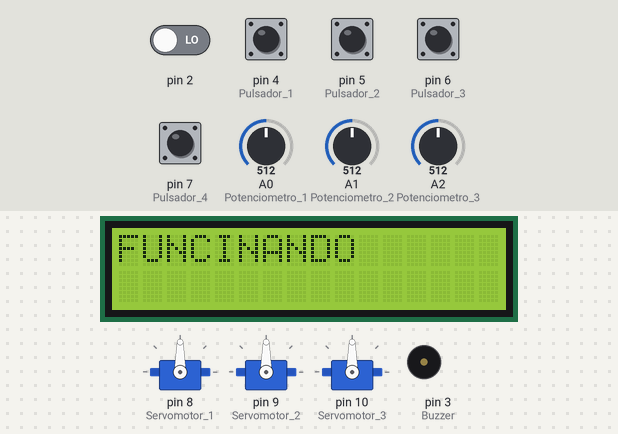
Recording of a sketch running on a simulated Arduino Uno, built with avr-gcc and run on an emulated ATmega328P. Parts: 16×2 character LCD, 3 × servo, buzzer (waves = sounding). The test bench sets the inputs (shaded band); at power-on: pin 2, pin 4 (Pulsador_1), pin 5 (Pulsador_2), pin 6 (Pulsador_3), pin 7 (Pulsador_4) LOW, A0 (Potenciometro_1) = 512, A1 (Potenciometro_2) = 512, A2 (Potenciometro_3) = 512.

Above: at 1.2 s.
1.3 s: pin 4 (Pulsador_1) pulled HIGH for 0.15 s
At 2.8 s:
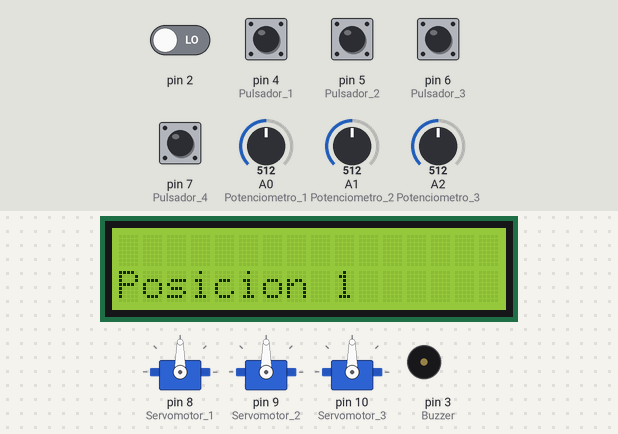
4.4 s: pin 2 driven HIGH
At 6.5 s:
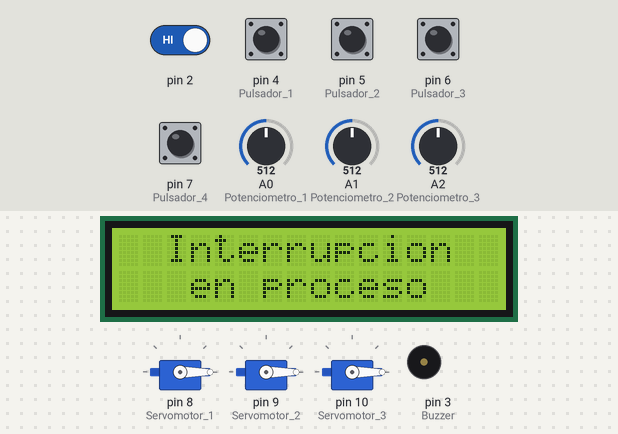
7.4 s: pin 5 (Pulsador_2) pulled HIGH for 0.15 s
At 8.6 s:
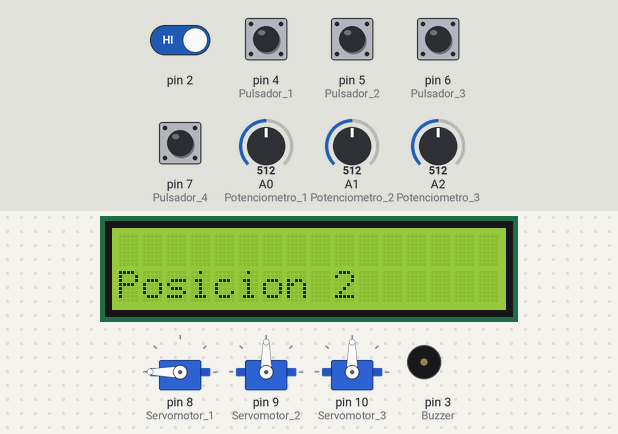
10.5 s: A0 (Potenciometro_1) set to 716
At 13.3 s:
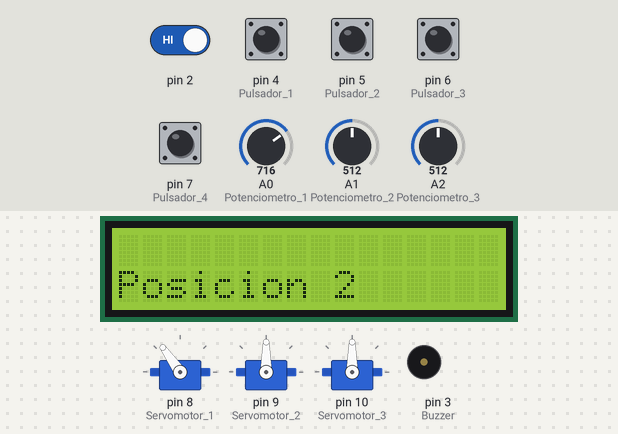
13.5 s: pin 6 (Pulsador_3) pulled HIGH for 0.15 s
At 15.1 s:
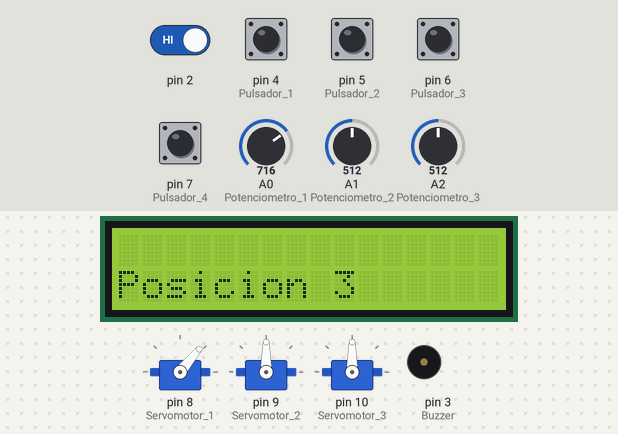
16.6 s: A1 (Potenciometro_2) set to 716
At 19.2 s:
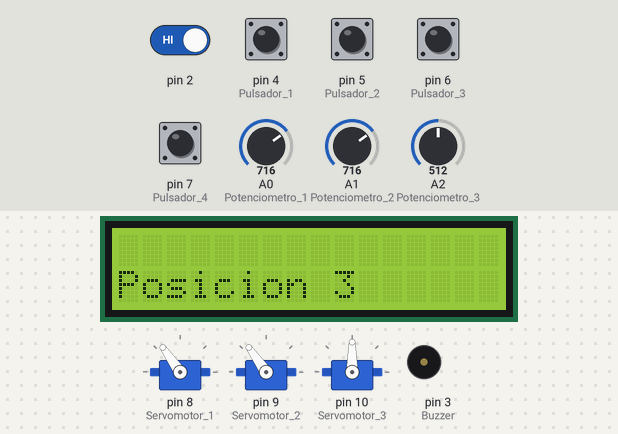
Timing chart, 0 to 20.6 s (numbered marks = the images above; inputs shaded):
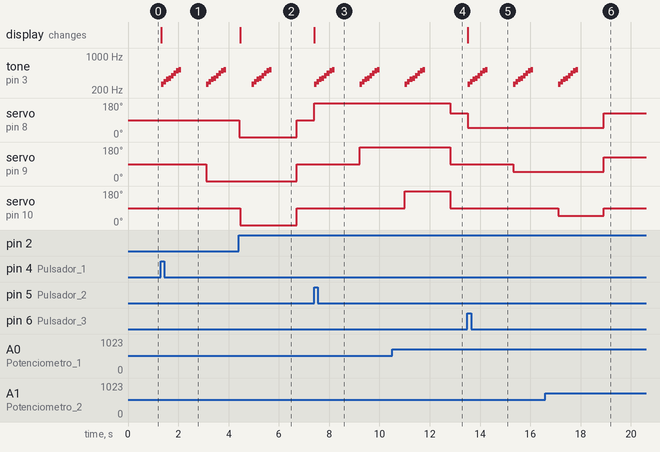

The sketch:

Practica_2.ino
```cpp
#include <Servo.h> //Incluye una libreria para controlar el servomotor
#include <LiquidCrystal_I2C.h> //Incluye una libreria para controlar el modulo I2C

#define Buzzer 3 // Define al Buzzer como pin 3
#define Pulsador_1 4 // Define al Pulsador_1 como pin 4
#define Pulsador_2 5 // Define al Pulsador_2 como pin 5
#define Pulsador_3 6 // Define al Pulsador_3 como pin 6
#define Pulsador_4 7 // Define al Pulsador_4 como pin 7
#define Potenciometro_1 A0 // Define al Potenciometro_1 como el pin A0
#define Potenciometro_2 A1 // Define al Potenciometro_2 como el pin A1
#define Potenciometro_3 A2 // Define al Potenciometro_3 como el pin A2

int PotValor_1; //Se crea la variable PotValor_1
int PotValor_2; //Se crea la variable PotValor_2
int PotValor_3; //Se crea la variable PotValor_3
int Angulo_1 = 0; //Se crea la variable Angulo_1 y se define como 0
int Angulo_2 = 0; //Se crea la variable Angulo_2 y se define como 0
int Angulo_3 = 0; //Se crea la variable Angulo_3 y se define como 0

LiquidCrystal_I2C lcd(0x27, 16, 2); //Crea la variable lcd e identifica sus pines
Servo Servomotor_1; //Crea la variable Servomotor_1
Servo Servomotor_2; //Crea la variable Servomotor_2
Servo Servomotor_3; //Crea la variable Servomotor_3

void setup(){
  lcd.init(); //Inicializa la pantalla lcd
  lcd.backlight(); //Enciende la pantalla lcd
  lcd.print("FUNCINANDO"); //Escribe "FUNCINANDO" en la pantalla lcd

  pinMode(Buzzer, OUTPUT);  //Configurar el pin del buzzer como salida
  pinMode(Pulsador_1, INPUT); //Configurar el pin del Pulsador_1 como entrada
  pinMode(Pulsador_2, INPUT); //Configurar el pin del Pulsador_2 como entrada
  pinMode(Pulsador_3, INPUT); //Configurar el pin del Pulsador_3 como entrada
  pinMode(Pulsador_4, INPUT); //Configurar el pin del Pulsador_4 como entrada
  pinMode(Potenciometro_1, INPUT); //Configurar el pin del Potenciometro_1 como entrada
  pinMode(Potenciometro_2, INPUT); //Configurar el pin del Potenciometro_2 como entrada
  pinMode(Potenciometro_3, INPUT); //Configurar el pin del Potenciometro_3 como entrada

  attachInterrupt(digitalPinToInterrupt(2), Interrupcion, CHANGE); //Crea una interrupcion en el pin 2

  Servomotor_1.attach(8); //Define al Servomotor_1 como pin 8
  Servomotor_2.attach(9); //Define al Servomotor_2 como pin 9
  Servomotor_3.attach(10); //Define al Servomotor_3 como pin 10
  Servomotor_1.write(0); //Pocisiona al Servomotor_1 a 0°
  Servomotor_2.write(0); //Pocisiona al Servomotor_2 a 0°
  Servomotor_3.write(0); //Pocisiona al Servomotor_3 a 0°
}

void loop(){
  //Se condiciona el uso de la funcion Posicion_1 con el Pulsador_1 el cual tiene que estar en estado alto para cumplir la condición
  if(digitalRead(Pulsador_1)==HIGH){
    Posicion_1();
  }
  //Se condiciona el uso de la funcion Posicion_2 con el Pulsador_2 el cual tiene que estar en estado alto para cumplir la condición
  if(digitalRead(Pulsador_2)==HIGH){
    Posicion_2();
  }
  //Se condiciona el uso de la funcion Posicion_3 con el Pulsador_3 el cual tiene que estar en estado alto para cumplir la condición
  if(digitalRead(Pulsador_3)==HIGH){
    Posicion_3();
  }
  //Se condiciona el uso de la funcion Posicion_4 con el Pulsador_4 el cual tiene que estar en estado alto para cumplir la condición
  if(digitalRead(Pulsador_4)==HIGH){
    Posicion_4();
  }
  PotValor_1 = analogRead(Potenciometro_1); //La variable PotValor_1 lee el estado del Potenciometro_1
  Angulo_1 = map(PotValor_1, 0, 1023, 0, 180); //Angulo_1 es igual que map
  Servomotor_1.write(Angulo_1); // El Servomotor_1 se mueve segun el estado de Angulo_1

  PotValor_2 = analogRead(Potenciometro_2); //La variable PotValor_2 lee el estado del Potenciometro_2
  Angulo_2 = map(PotValor_2, 0, 1023, 0, 180); //Angulo_2 es igual que map
  Servomotor_2.write(Angulo_2); // El Servomotor_2 se mueve segun el estado de Angulo_3

  PotValor_3 = analogRead(Potenciometro_3); //La variable PotValor_3 lee el estado del Potenciometro_3
  Angulo_3 = map(PotValor_3, 0, 1023, 0, 180);//Angulo_2 es igual que map
  Servomotor_3.write(Angulo_3); // El Servomotor_3 se mueve segun el estado de Angulo_3
}
//Establece una funcion llamada Interrupcion
void Interrupcion(){
  lcd.clear(); //Limpia la pantalla lcd
  lcd.setCursor(2, 0); //Posiciona el cursor
  lcd.print("Interrupcion"); //Escribe Interrupcion en la pantalla lcd
  lcd.setCursor(3, 1); //Se pocisiona el cursor
  lcd.print("en proceso"); //Escribe en proceso en la pantalla lcd
  Servomotor_1.write(0); //Posiciona el Servomotor_1 a 0°
  Sonido(); //Ejecuta una funcion llamada Sonido
  delay(1000); //Establece un restraso de 1 segundo
  Servomotor_2.write(0); //Posiciona el Servomotor_2 a 0°
  Sonido(); //Ejecuta una funcion llamada Sonido
  delay(1000); //Establece un restraso de 1 segundo
  Servomotor_3.write(0); //Posiciona el Servomotor_3 a 0°
  Sonido(); //Ejecuta una funcion llamada Sonido
  delay(1000); //Establece un restraso de 1 segundo
}
//Establece una funcion llamada Posicion_1
void Posicion_1(){
  lcd.clear(); //Limpia la pantalla lcd
  lcd.setCursor(0, 1); //Posiciona el cursor
  lcd.print("Posicion 1"); //Escribe Posicion 1 en la pantalla lcd
  Servomotor_1.write(90); //Posiciona el Servomotor_1 a 90°
  Sonido(); //Ejecuta una funcion llamada Sonido
  delay(1000); //Establece un restraso de 1 segundo
  Servomotor_2.write(0); //Posiciona el Servomotor_2 a 90°
  Sonido(); //Ejecuta una funcion llamada Sonido
  delay(1000); //Establece un restraso de 1 segundo
  Servomotor_3.write(0); //Posiciona el Servomotor_3 a 90°
  Sonido(); //Ejecuta una funcion llamada Sonido
  delay(1000); //Establece un restraso de 1 segundo
}
//Establece una funcion llamada Posicion_2
void Posicion_2(){
  lcd.clear(); //Limpia la pantalla lcd
  lcd.setCursor(0, 1); //Posiciona el cursor
  lcd.print("Posicion 2"); //Escribe Posicion 2 en la pantalla lcd
  Servomotor_1.write(180); //Posiciona el Servomotor_1 a 180°
  Sonido(); //Ejecuta una funcion llamada Sonido
  delay(1000); //Establece un restraso de 1 segundo
  Servomotor_2.write(180); //Posiciona el Servomotor_2 a 180°
  Sonido(); //Ejecuta una funcion llamada Sonido
  delay(1000); //Establece un restraso de 1 segundo
  Servomotor_3.write(180); //Posiciona el Servomotor_3 a 180°
  Sonido(); //Ejecuta una funcion llamada Sonido
  delay(1000); //Establece un restraso de 1 segundo
}
//Establece una funcion llamada Posicion_3
void Posicion_3(){
  lcd.clear(); //Limpia la pantalla lcd
  lcd.setCursor(0, 1); //Posiciona el cursor
  lcd.print("Posicion 3"); //Escribe Posicion 3 en la pantalla lcd
  Servomotor_1.write(50); //Posiciona el Servomotor_1 a 50°
  Sonido(); //Ejecuta una funcion llamada Sonido
  delay(1000); //Establece un restraso de 1 segundo
  Servomotor_2.write(50); //Posiciona el Servomotor_2 a 50°
  Sonido(); //Ejecuta una funcion llamada Sonido
  delay(1000); //Establece un restraso de 1 segundo
  Servomotor_3.write(50); //Posiciona el Servomotor_3 a 50°
  Sonido(); //Ejecuta una funcion llamada Sonido
  delay(1000); //Establece un restraso de 1 segundo
}
//Establece una funcion llamada Posicion_4
void Posicion_4(){
  lcd.clear(); //Limpia la pantalla lcd
  lcd.setCursor(0, 1); //Posiciona el cursor
  lcd.print("Posicion 4"); //Escribe Posicion 4 en la pantalla lcd
  Servomotor_1.write(120); //Posiciona el Servomotor_1 a 120°
  Sonido(); //Ejecuta una funcion llamada Sonido
  delay(1000); //Establece un restraso de 1 segundo
  Servomotor_2.write(120); //Posiciona el Servomotor_2 a 120°
  Sonido(); //Ejecuta una funcion llamada Sonido
  delay(1000); //Establece un restraso de 1 segundo
  Servomotor_3.write(120); //Posiciona el Servomotor_3 a 120°
  Sonido(); //Ejecuta una funcion llamada Sonido
  delay(1000); //Establece un restraso de 1 segundo
}
//Establece una funcion llamada Sonido
void Sonido() {
  // Serie de tonos para simular el movimiento del brazo mecánico
  int tones[] = {262, 294, 330, 349, 392, 440, 494, 523};
  // Reproducir cada tono en secuencia
  for (int i = 0; i < sizeof(tones) / sizeof(tones[0]); i++) {
    tone(Buzzer, tones[i]);  // Generar el tono en el buzzer
    delay(100);  // Mantener el tono durante la duración especificada
    noTone(Buzzer);  // Detener el tono
  }
}
```

Measured:
- after the input at 1.3 s, tone on pin 3 (Buzzer): plays 262 Hz for 0.10 s, 294 Hz for 0.10 s, 330 Hz for 0.10 s, 349 Hz for 0.10 s, 392 Hz for 0.10 s, 440 Hz for 0.10 s … (16 notes in this stretch), starting at once; servo on pin 9 (Servomotor_2): 90° → 0° after 1.8 s; the display: changes at once (image 1)
- after the input at 4.4 s, servo on pin 8 (Servomotor_1): 90° → 0° at once, → 90° 2.3 s later; the display: changes after 0.06 s (image 2)
- after the input at 7.4 s, tone on pin 3 (Buzzer): plays 262 Hz for 0.10 s, 294 Hz for 0.10 s, 330 Hz for 0.10 s, 349 Hz for 0.10 s, 392 Hz for 0.10 s, 440 Hz for 0.10 s … (16 notes in this stretch), starting at once; servo on pin 8 (Servomotor_1): 90° → 180° at once
- after the input at 10.5 s, servo on pin 8 (Servomotor_1): 180° → 125° after 2.3 s
- after the input at 13.5 s, tone on pin 3 (Buzzer): plays 262 Hz for 0.10 s, 294 Hz for 0.10 s, 330 Hz for 0.10 s, 349 Hz for 0.10 s, 392 Hz for 0.10 s, 440 Hz for 0.10 s … (16 notes in this stretch), starting at once; servo on pin 8 (Servomotor_1): 125° → 50° at once
- after the input at 16.6 s, servo on pin 9 (Servomotor_2): 50° → 125° after 2.3 s
